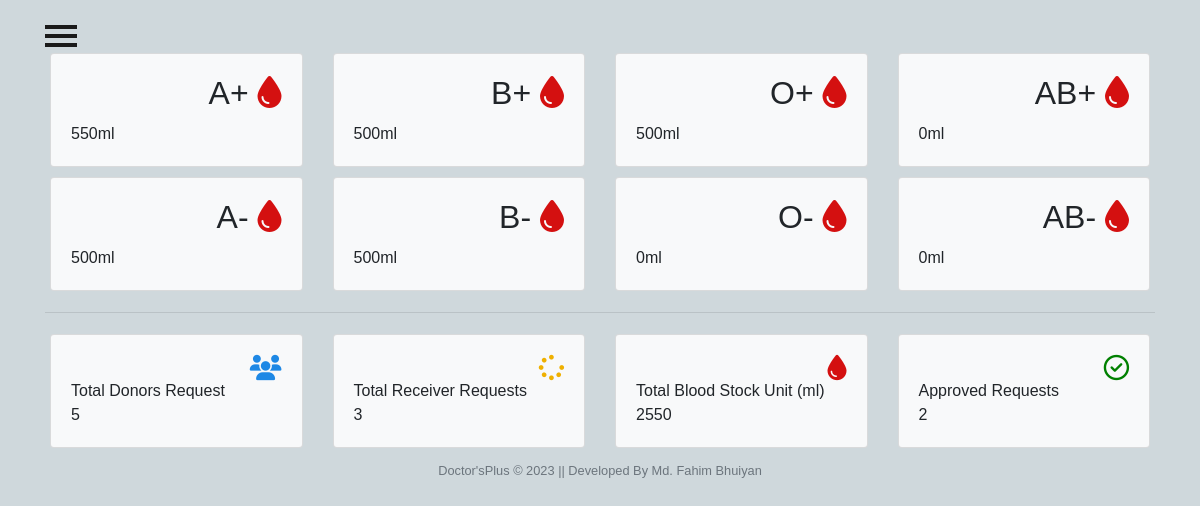
Screenshot of /admins/bloodbank_index/ with the database file from the repository.
### adminView/models.py (models this page shows, shortened)
class Stock(models.Model):
    bloodgroup=models.CharField(max_length=10)
    unit=models.PositiveIntegerField(default=0)

### adminView/views.py (the view)
# urls.py: path('bloodbank_index/', views.bloodbank_index, name='bloodbank_index'),
def bloodbank_index(request):
    totaldonors = DonationRequest.objects.count()
    totalrequest = ReceiverRequest.objects.count()
    totalbloodunit = Stock.objects.aggregate(total=Sum('unit')).get('total', 0)
    totalapprovedrequest = ReceiverRequest.objects.filter(
        is_approved='APPROVED').count()
    context = {
        'totaldonors': totaldonors,
        'totalrequest': totalrequest,
        'totalbloodunit': totalbloodunit,
        'totalapprovedrequest': totalapprovedrequest,
    }
    dict = {
        'bloodForm': forms.BloodForm(),
        'A1': models.Stock.objects.get(bloodgroup="A+"),
        'A2': models.Stock.objects.get(bloodgroup="A-"),
        'B1': models.Stock.objects.get(bloodgroup="B+"),
        'B2': models.Stock.objects.get(bloodgroup="B-"),
        'AB1': models.Stock.objects.get(bloodgroup="AB+"),
        'AB2': models.Stock.objects.get(bloodgroup="AB-"),
        'O1': models.Stock.objects.get(bloodgroup="O+"),
        'O2': models.Stock.objects.get(bloodgroup="O-"),
    }
    return render(request, 'admin/bloodbank_index.html', context={**context, **dict})

### Templates/admin/bloodbank_index.html (shortened to what this page needs)
{% load static %}
<html lang="en">
<head>
  <link rel="stylesheet" href="{% static 'CSS/admin.css'%}">
</head>
{% include "admin/side_nav_bar.html" %}
<body>
    <div class="container mt-5">
      <div class="row">
        <div class="col-sm-3">
          <div class="card bg-light">
            <div class="card-body">
              <div class="blood">
                <h2>A+ <i class="fas fa-tint"></i></h2>
              </div><br><br>
              <div>
                {{A1.unit}}ml
              </div>
            </div>
          </div>
        </div>
        <div class="col-sm-3">
          <div class="card bg-light">
            <div class="card-body">
              <div class="blood">
                <h2>B+ <i class="fas fa-tint"></i></h2>
              </div><br><br>
              <div>
                {{B1.unit}}ml
              </div>
            </div>
          </div>
        </div>
        <div class="col-sm-3">
          <div class="card bg-light">
            <div class="card-body">
              <div class="blood">
                <h2>O+ <i class="fas fa-tint"></i></h2>
              </div><br><br>
              <div>
                {{O1.unit}}ml
              </div>
            </div>
          </div>
        </div>
        <div class="col-sm-3">
          <div class="card bg-light">
            <div class="card-body">
              <div class="blood">
                <h2>AB+ <i class="fas fa-tint"></i></h2>
              </div><br><br>
              <div>
                {{AB1.unit}}ml
              </div>
            </div>
          </div>
        </div>
      </div>
      <div class="row">
        <div class="col-sm-3">
          <div class="card bg-light">
            <div class="card-body">
              <div class="blood">
                <h2>A- <i class="fas fa-tint"></i></h2>
              </div><br><br>
              <div>
                {{A2.unit}}ml
              </div>
            </div>
          </div>
        </div>
        <div class="col-sm-3">
          <div class="card bg-light">
            <div class="card-body">
              <div class="blood">
                <h2>B- <i class="fas fa-tint"></i></h2>
              </div><br><br>
              <div>
                {{B2.unit}}ml
              </div>
            </div>
          </div>
        </div>
        <div class="col-sm-3">
          <div class="card bg-light">
            <div class="card-body">
              <div class="blood">
                <h2>O- <i class="fas fa-tint"></i></h2>
              </div><br><br>
              <div>
                {{O2.unit}}ml
              </div>
            </div>
          </div>
        </div>
        <div class="col-sm-3">
          <div class="card bg-light">
            <div class="card-body">
              <div class="blood">
                <h2>AB- <i class="fas fa-tint"></i></h2>
              </div><br><br>
              <div>
                {{AB2.unit}}ml
              </div>
            </div>
          </div>
        </div>
      </div>
      <hr>
      <div class="row">
        <div class="col-sm-3">
          <div class="card bg-light">
            <div class="card-body">
              <div class="blood">
                <i class="fas fa-users" style="color: #1e88e5;"></i>
              </div><br>
              <div>
                Total Donors Request <br>
                {{totaldonors}}
              </div>
            </div>
          </div>
        </div>
        <div class="col-sm-3">
          <div class="card bg-light">
            <div class="card-body">
              <div class="blood">
                <i class="fas fa-spinner" style="color:#efb000;"></i>
              </div><br>
              <div>
                Total Receiver Requests <br>
                {{totalrequest}}
              </div>
            </div>
          </div>
        </div>
        <div class="col-sm-3">
          <div class="card bg-light">
            <div class="card-body">
              <div class="blood">
                <i class="fas fa-tint xyz" style="color:#d41010;"></i>
              </div><br>
              <div>
                Total Blood Stock Unit (ml) <br>
                {{totalbloodunit}}
              </div>
            </div>
          </div>
        </div>
        <div class="col-sm-3">
          <div class="card bg-light">
            <div class="card-body">
              <div class="blood">
                <i class="far fa-check-circle" style="color:green;"></i>
              </div><br>
              <div>
                Approved Requests <br>
                {{totalapprovedrequest}}
              </div>
            </div>
          </div>
        </div>
      </div>
    </div>
  {% include "Home/footer.html" %}
</body>
</html>

### static/CSS/admin.css (style rules this page uses)
.row { padding: 5px; }
.fa-tint { color: #d41010 }
.blood { float: right; }
.fa-users { color: blue; font-size: 3ex; }
.fa-spinner { color: blue; font-size: 3ex; }
.fa-check-circle { color: blue; font-size: 3ex; }
.xyz { color: blue; font-size: 3ex; }
* { margin: 0; padding: 0; box-sizing: border-box; list-style: none; text-decoration: none; font-family: 'Josefin Sans', sans-serif; }
body { background-color: #f3f5f9; }

### static/CSS/patientnav.css (style rules this page uses)
body { position: relative; overflow-x: hidden; background-color: #cfd8dc; }
body, html { height: 100%; }

### rows the page displays
Stock: unit "550"
Stock: unit "500"
Stock: unit "500"
Stock: unit "0"
Stock: unit "500"
Stock: unit "500"
Stock: unit "0"
Stock: unit "0"

### other values shown
{{ totaldonors }} "5"
{{ totalrequest }} "3"
{{ totalbloodunit }} "2550"
{{ totalapprovedrequest }} "2"
